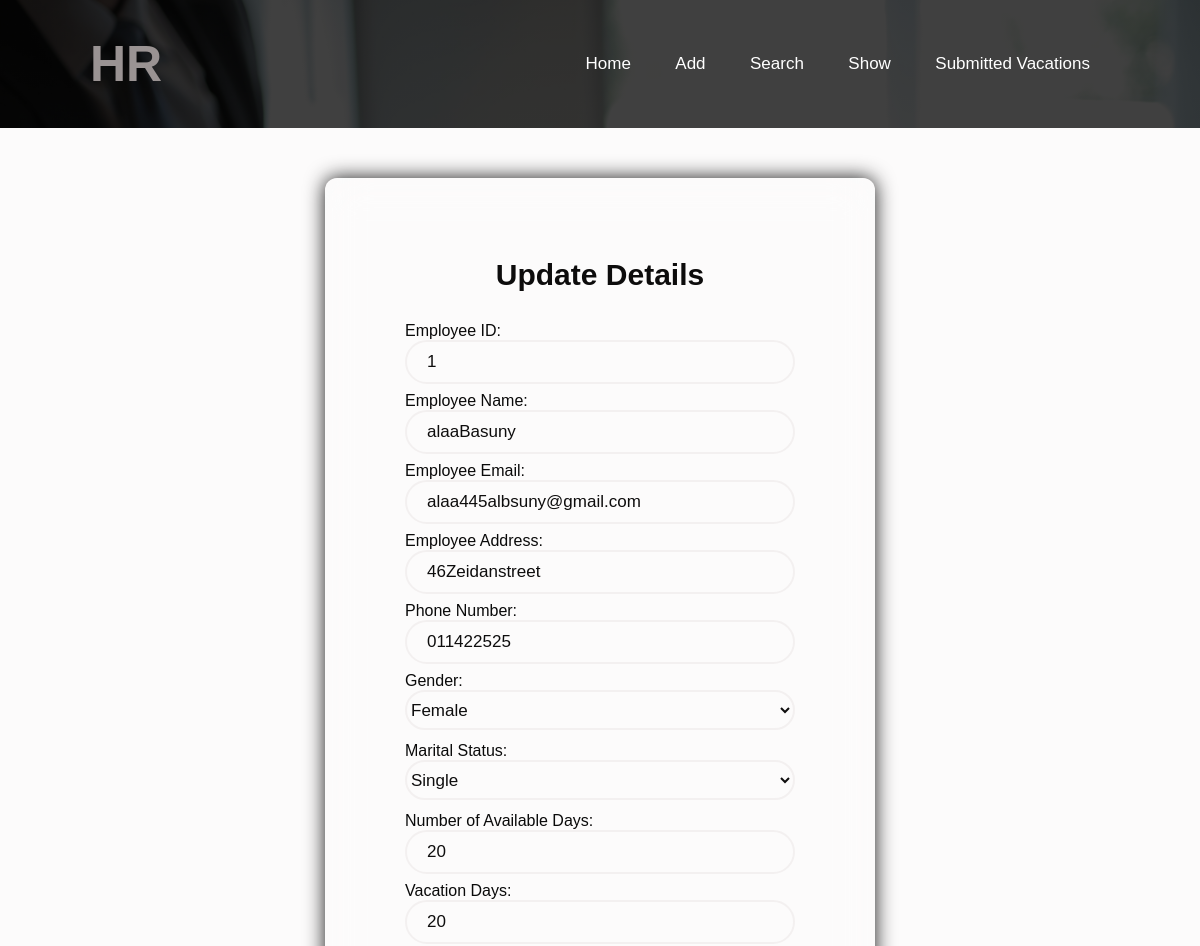
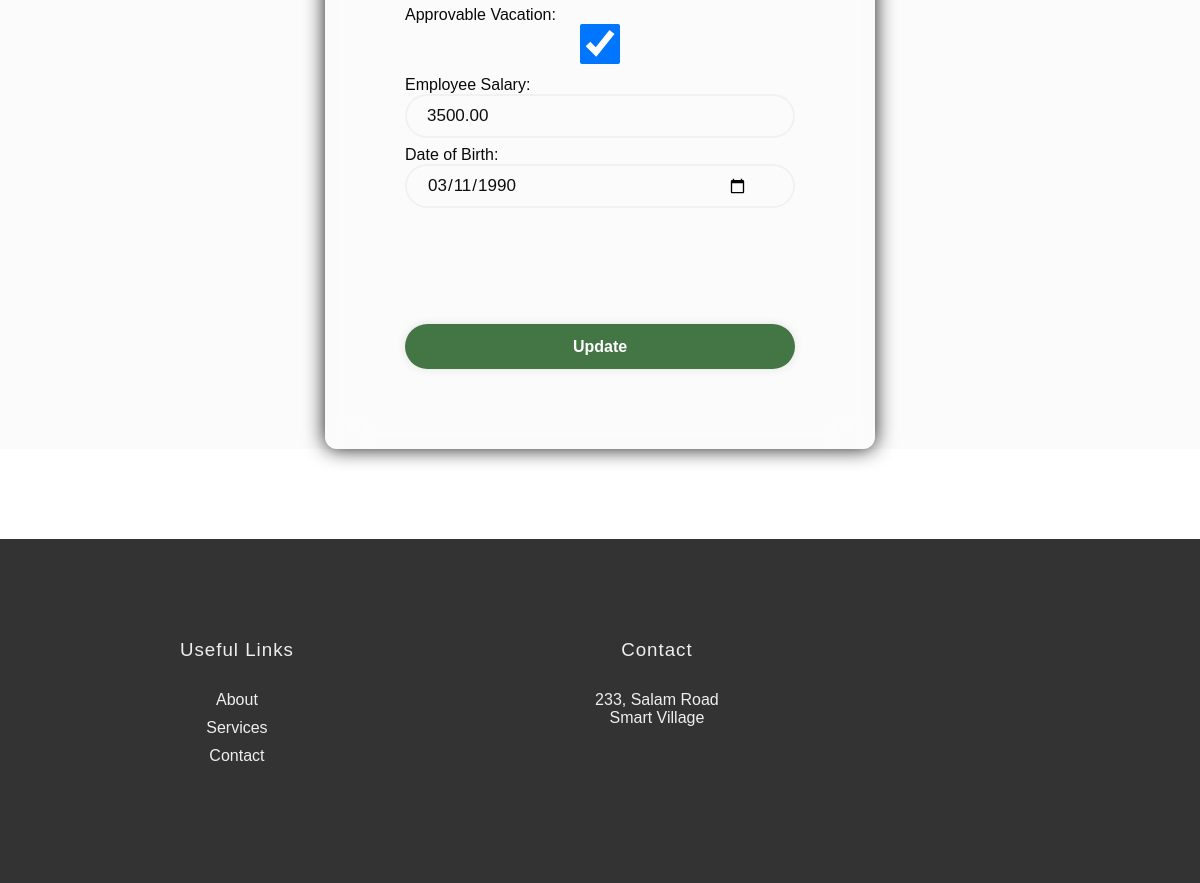
/edit/70, run on the app's committed database (2 pictures, top to bottom).
### employee/models.py (models this page shows, shortened)
class Employee(models.Model):
    GENDER_CHOICES = [
        ('male', 'Male'),
        ('female', 'Female')
    ]
    MARITAL_CHOICES = [
        ('single', 'Single'),
        ('married', 'Married'),
        ('divorced', 'Divorced'),
        ('widowed', 'Widowed'),
    ]
    eid = models.CharField(max_length=20, blank=False)
    ename = models.CharField(max_length=30, blank=False)
    eemail = models.EmailField(max_length=50)
    eaddress = models.CharField(max_length=40, blank=False)
    ephonenumber = models.CharField(max_length=15, unique=True)  # Make sure phone number is unique
    egender = models.CharField(max_length=10, choices=GENDER_CHOICES)
    eMarital = models.CharField(max_length=10, choices=MARITAL_CHOICES)
    enumberofavailable = models.IntegerField(validators=[MinValueValidator(0)])
    evecationday = models.IntegerField(validators=[MinValueValidator(0)])
    eApprocedvecation = models.BooleanField()
    eSalary = models.DecimalField(max_digits=10, decimal_places=2 , validators=[MinValueValidator(3000)])
    eDateofBirth = models.DateField()
    class Meta :
        db_table = "employee"

### employee/views.py (the view)
# urls.py: path('edit/<int:id>', views.edit),
def edit(request, id):
    employee = Employee.objects.get(id=id)
    return render(request, 'edit.html', {'employee': employee})

### employee/templates/edit.html (shortened to what this page needs)
{% load static %}
<!DOCTYPE html>
<html lang="en">
<head>
    <link rel="stylesheet" type="text/css" href="{% static 'css/add.css' %}">
    <link rel="stylesheet" type="text/css" href="{% static 'css/style.css' %}">
</head>
<body>
    <div class="banner">
        <div class="navbar">
            <div class="logo">
               <h1>HR</h1>
            </div>
            <ul>
                <li><a href="{% url 'main-page' %}">Home</a></li>
                <li><a href="{% url 'add_employee' %}">Add</a></li>
                <li><a href="{% url 'search-employees' %}" target="_blank">Search</a></li>
                <li><a href="{% url 'ShowPage' %}" target="_blank">Show</a></li>
                <li><a href="submittedVacations.html" target="_blank">Submitted vacations</a></li>
            </ul>
        </div>
        <div class="body">
            <div class="Wrapper">
    <form action="/update/{{employee.id}}" method="post">
        <h3>Update Details</h3>
        <div class="input-box">
            <label for="eid">Employee ID:</label>
            <input type="text" name="eid" value="{{employee.eid}}" required>
        </div>
        <div class="input-box">
            <label for="ename">Employee Name:</label>
            <input type="text" name="ename" value="{{employee.ename}}" required>
        </div>
        <div class="input-box">
            <label for="eemail">Employee Email:</label>
            <input type="email" name="eemail" value="{{employee.eemail}}" required>
        </div>
        <div class="input-box">
            <label for="eaddress">Employee Address:</label>
            <input type="text" name="eaddress" value="{{employee.eaddress}}" required>
        </div>
        <div class="input-box">
            <label for="ephonenumber">Phone Number:</label>
            <input type="text" name="ephonenumber" value="{{employee.ephonenumber}}" required>
        </div>
        <div class="input-box">
            <label for="egender">Gender:</label>
            <select name="egender" required>
                <option value="female" {% if employee.egender == 'female' %}selected{% endif %}>Female</option>
            </select>
        </div>
        <div class="input-box">
            <label for="eMarital">Marital Status:</label>
            <select name="eMarital" required>
                <option value="single" {% if employee.eMarital == 'single' %}selected{% endif %}>Single</option>
            </select>
        </div>
        <div class="input-box">
            <label for="enumberofavailable">Number of Available Days:</label>
            <input type="number" name="enumberofavailable" value="{{employee.enumberofavailable}}" required>
        </div>
        <div class="input-box">
            <label for="evecationday">Vacation Days:</label>
            <input type="number" name="evecationday" value="{{employee.evecationday}}" required>
        </div>
        <div class="input-box">
            <label for="eApprocedvecation">Approvable Vacation:</label>
            <input type="checkbox" name="eApprocedvecation" {% if employee.eApprocedvecation %}checked{% endif %}>
        </div>
        <div class="input-box">
            <label for="eSalary">Employee Salary:</label>
            <input type="text" name="eSalary" value="{{employee.eSalary}}" required>
        </div>
        <div class="input-box">
            <label for="eDateofBirth">Date of Birth:</label>
            <input type="date" name="eDateofBirth" value="{{employee.eDateofBirth|date:'Y-m-d'}}" required>
        </div>
        <br>
        <button type="submit" class="add" onclick="Validate()">Update</button>
    </form>
    </div>
    </div>
    <div class="footer">
        <div class="col_1">
            <h3>Useful Links</h3>
            <a href="#">About</a>
            <a href="#">Services</a>
            <a href="#">Contact</a>
        </div>
        <div class="col_2">
            <h3>Contact</h3>
            <p>233, Salam Road<br>Smart Village</p>
            <div class="social-icons">
            </div>
        </div>
</body>
</html>

### employee/static/css/add.css (style rules this page uses)
* { margin: 0; padding: 0; font-family: sans-serif; box-sizing: border-box; }
.body { display: flex; justify-content: center; color:#333 ; align-items: center; min-height: 100vh ; background: rgb(2,0,36); background: rgb(252, 251, 251) 35%; }
.Wrapper { width: 550px; background: transparent; color: #0a0a0a; border-radius: 12px; padding: 30px 30px; border: 50px solid rgba(255, 255 , 255 , 0.2); backdrop-filter: blur(20px); box-shadow: 0 0 20px rgba(0, 0, 0, 0.9); margin-top: 50px; }
.Wrapper h3 { font-size: 30px; text-align: center; color: #0d0c0c; }
.Wrapper .input-box { width: 100%; height: 40px; margin: 30px 0 ; }
.input-box select , input { width: 100%; height: 100%; border: none; background: transparent; outline: none; border: 2px solid rgba(209, 199, 199, 0.2); border-radius: 50px; font-size: 17px; color: #0e0d0d; }
.input-box input { padding: 20px 45px 20px 20px; }
.input-box input::placeholder , select::placeholder { color: #606065; }
.Wrapper .add { width: 100%; height: 45px; background:#437545; border: none; outline: none; border-radius: 40px; box-shadow: 0 0 10px rgba(0 , 0 , 0 , 0.1); cursor: pointer; font-size: 16px; color: #ffffff; font-weight: 600; margin-top: 90px; }
.input-box option { color: #333; }

### employee/static/css/style.css (style rules this page uses)
* { margin: 0; padding: 0; font-family: sans-serif; box-sizing: border-box; }
.logo { text-align: center; }
.logo h1 { font-size: 50px; color:rgb(154, 147, 147); }
.banner { width: 100%; height: 100vh; background-image: linear-gradient(rgba(0 , 0 , 0 , 0.75) , rgba(0 , 0 , 0 , 0.75)) , url('../images/HR1.jpg'); ; background-position: center; background-repeat: no-repeat; background-size: cover; }
.navbar { width: 85%; margin: auto; padding: 35px 0; display: flex; align-items: center; justify-content: space-between; }
.navbar ul li { list-style: none; display: inline-block; margin: 0 20px; position: relative; }
.navbar ul li a { text-decoration: none; color: #fff; text-transform: capitalize; font-size: 17px; }
.navbar ul li::after { content: ''; height: 3px; width: 0; background: #0c9b8d; position: absolute; left: 0; bottom: -10px; transition: 0.7s; }
.footer { margin-top: 90px; width: 100%; padding: 100px 15%; background: #333; color: #efefef; display: flex; }
.footer div { text-align: center; }
.col_2 { flex-grow: 2; }
.footer div h3 { font-weight: 300; margin-bottom: 30px; letter-spacing: 1px; }
.col_1 a { display: block; text-decoration: none; color: #efefef; margin-bottom: 10px; }
.social-icons { margin-top: 30px; }

### data on the page
Employee: eid "1", ename "alaaBasuny", eemail "alaa445albsuny@gmail.com", eaddress "46Zeidanstreet", ephonenumber "011422525", egender "Female", eMarital "Single", enumberofavailable "20", evecationday "20", eApprocedvecation "☑", eSalary "3500.00", eDateofBirth "03/11/1990"
